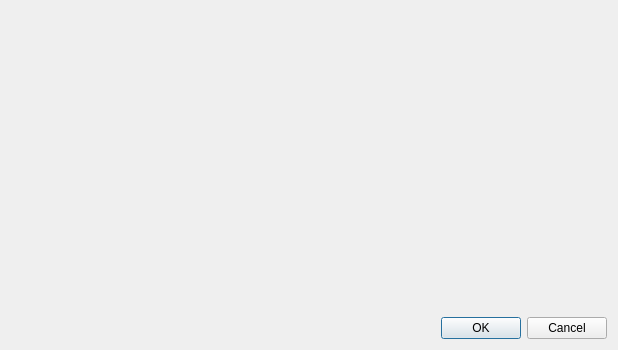
<?xml version="1.0" encoding="UTF-8"?>
<ui version="4.0">
 <class>ScorePropertiesDialog</class>
 <widget class="QDialog" name="ScorePropertiesDialog">
  <property name="geometry">
   <rect>
    <x>0</x>
    <y>0</y>
    <width>618</width>
    <height>350</height>
   </rect>
  </property>
  <property name="windowTitle">
   <string>Dialog</string>
  </property>
  <layout class="QVBoxLayout" name="verticalLayout">
   <item>
    <layout class="QGridLayout" name="gridLayout"/>
   </item>
   <item>
    <spacer name="verticalSpacer">
     <property name="orientation">
      <enum>Qt::Vertical</enum>
     </property>
     <property name="sizeType">
      <enum>QSizePolicy::MinimumExpanding</enum>
     </property>
     <property name="sizeHint" stdset="0">
      <size>
       <width>20</width>
       <height>40</height>
      </size>
     </property>
    </spacer>
   </item>
   <item>
    <widget class="QDialogButtonBox" name="buttonBox">
     <property name="orientation">
      <enum>Qt::Horizontal</enum>
     </property>
     <property name="standardButtons">
      <set>QDialogButtonBox::Cancel|QDialogButtonBox::Ok</set>
     </property>
    </widget>
   </item>
  </layout>
 </widget>
 <tabstops>
  <tabstop>buttonBox</tabstop>
 </tabstops>
 <resources/>
 <connections>
  <connection>
   <sender>buttonBox</sender>
   <signal>accepted()</signal>
   <receiver>ScorePropertiesDialog</receiver>
   <slot>accept()</slot>
   <hints>
    <hint type="sourcelabel">
     <x>611</x>
     <y>328</y>
    </hint>
    <hint type="destinationlabel">
     <x>157</x>
     <y>274</y>
    </hint>
   </hints>
  </connection>
  <connection>
   <sender>buttonBox</sender>
   <signal>rejected()</signal>
   <receiver>ScorePropertiesDialog</receiver>
   <slot>reject()</slot>
   <hints>
    <hint type="sourcelabel">
     <x>611</x>
     <y>334</y>
    </hint>
    <hint type="destinationlabel">
     <x>286</x>
     <y>274</y>
    </hint>
   </hints>
  </connection>
 </connections>
</ui>
